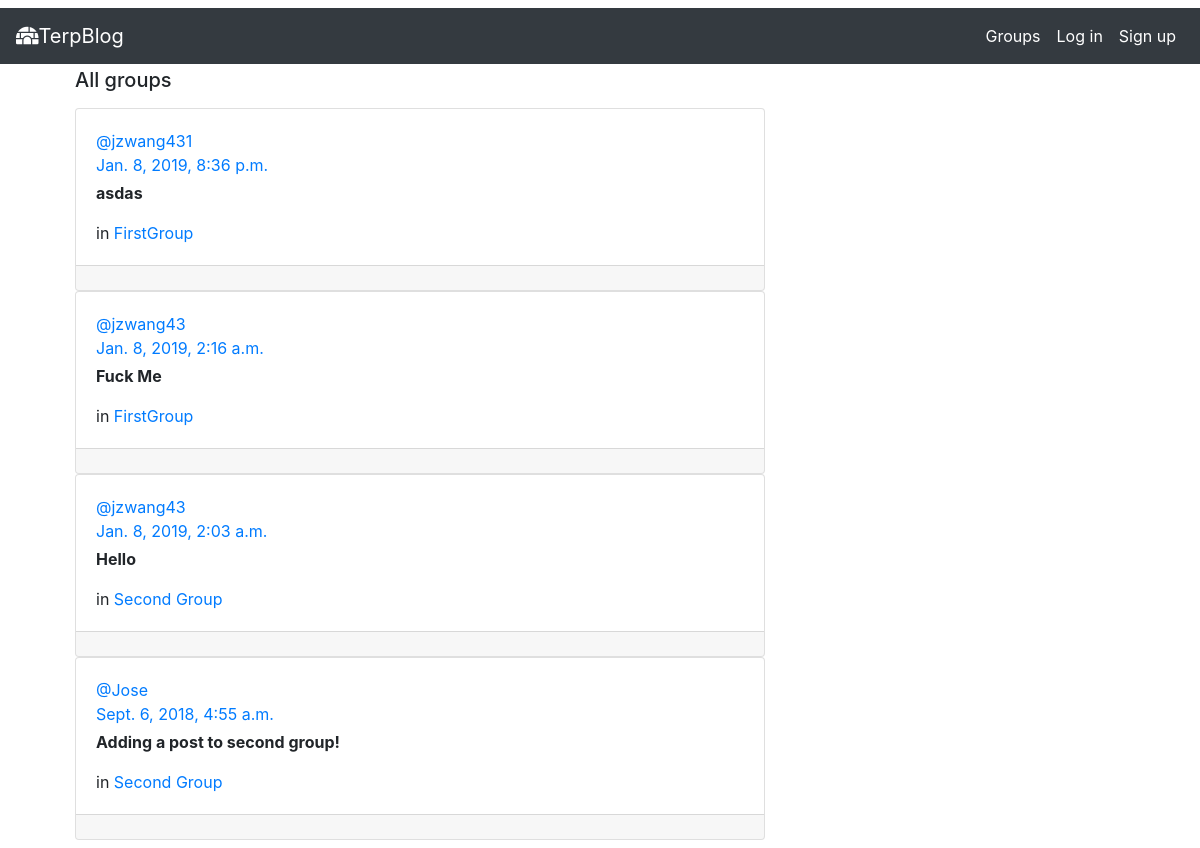
/posts/, run on the app's committed database.
### posts/models.py (models this page shows, shortened)
class Post(models.Model):
    user = models.ForeignKey(User, related_name="posts",
                             on_delete=models.CASCADE)
    created_at = models.DateTimeField(auto_now=True)
    message = models.TextField()
    message_html = models.TextField(editable=False)
    group = models.ForeignKey(
        Group, related_name="posts", null=True, blank=True, on_delete=models.CASCADE)
    class Meta:
        ordering = ["-created_at"]
        unique_together = ["user", "message"]

### groups/models.py (models this page shows, shortened)
class Group(models.Model):
    name = models.CharField(max_length=255, unique=True)
    slug = models.SlugField(allow_unicode=True, unique=True)
    description = models.TextField(blank=True, default='')
    description_html = models.TextField(editable=False, default='', blank=True)
    members = models.ManyToManyField(User, through="GroupMember")
    class Meta:
        ordering = ["name"]

### posts/views.py (the view)
# urls.py: path('', views.PostList.as_view(), name="all"),
class PostList(SelectRelatedMixin, generic.ListView):
    model = models.Post
    select_related = ("group", "user")

### posts/templates/posts/post_list.html (shortened to what this page needs)
{% extends "posts/post_base.html" %}
{% block pre_post %}
<div class="col-md-4">
	<div>
		<div class=" content">
			<h5 class="title">All groups</h5>
		</div>
	</div>
</div>
{% endblock %}
{% block post_content %}
<div class="col-md-8">
	{% for post in post_list %}
	{% include "posts/_post.html" %}
	{% endfor %}
</div>
{% endblock %}

### posts/templates/posts/_post.html (shortened to what this page needs)
<div class="card">
	<div class="card-body">
		<a href="{% url 'posts:for_user' username=post.user.username %}">@{{ post.user.username }}</a><br>
		<time class="time"><a href="{% url 'posts:single' username=post.user.username pk=post.pk %}">{{ post.created_at }}</a></time>
		<div class="pt-1"><strong>{{ post.message_html|safe }}</strong></div>
		{% if post.group %}
		<span class="group-name">in <a href="{% url 'groups:single' slug=post.group.slug %}">{{ post.group.name }}</a></span>
		{% endif %}
	</div>
	<div class="card-footer">
	</div>
</div>

### data on the page
Post: user.username "jzwang431", created_at "Jan. 8, 2019, 8:36 p.m.", message_html "asdas", group.name "FirstGroup"
Post: user.username "jzwang43", created_at "Jan. 8, 2019, 2:16 a.m.", message_html "Fuck Me", group.name "FirstGroup"
Post: user.username "jzwang43", created_at "Jan. 8, 2019, 2:03 a.m.", message_html "Hello", group.name "Second Group"
Post: user.username "Jose", created_at "Sept. 6, 2018, 4:55 a.m.", message_html "Adding a post to second group!", group.name "Second Group"
